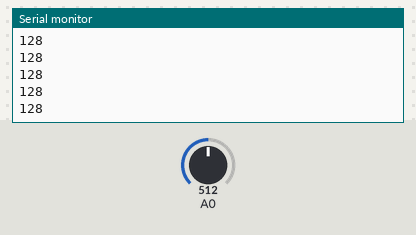
Bench run of a sketch on a simulated Arduino Uno, built with avr-gcc and run on an emulated ATmega328P. On the bench: the last lines printed to the serial monitor. The inputs (shaded band) are chosen by the test bench; at power-on: A0 = 512.

Above: at 1.2 s.
1.3 s: A0 set to 716
At 2.0 s:
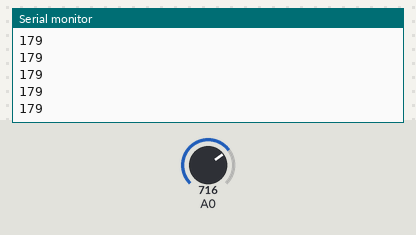
2.8 s: A0 set to 900
At 3.3 s:
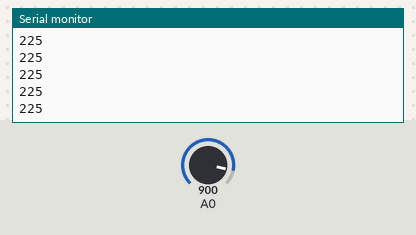
Timing chart, 0 to 5.8 s (numbered marks = the images above; inputs shaded):
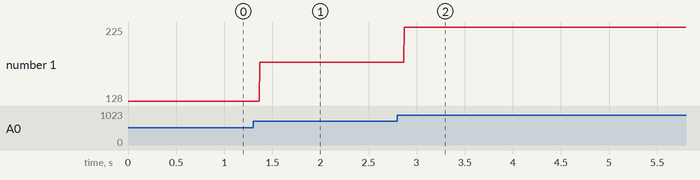

Measured:
- after the input at 1.3 s, the serial monitor: prints a new line after 0.07 s (image 1)
- after the input at 2.8 s, the serial monitor: prints a new line after 0.07 s (image 2)
- plotted number 1: 128 → 179 after the input at 1.3 s, 179 → 225 after the input at 2.8 s

The sketch:

readVoltage.ino
```cpp
void setup() {
  Serial.begin(9600);
}

void loop() {
  //change Serial.println to Serial.write to get the data in Max
  Serial.println(analogRead(A0) / 4);
}
```
